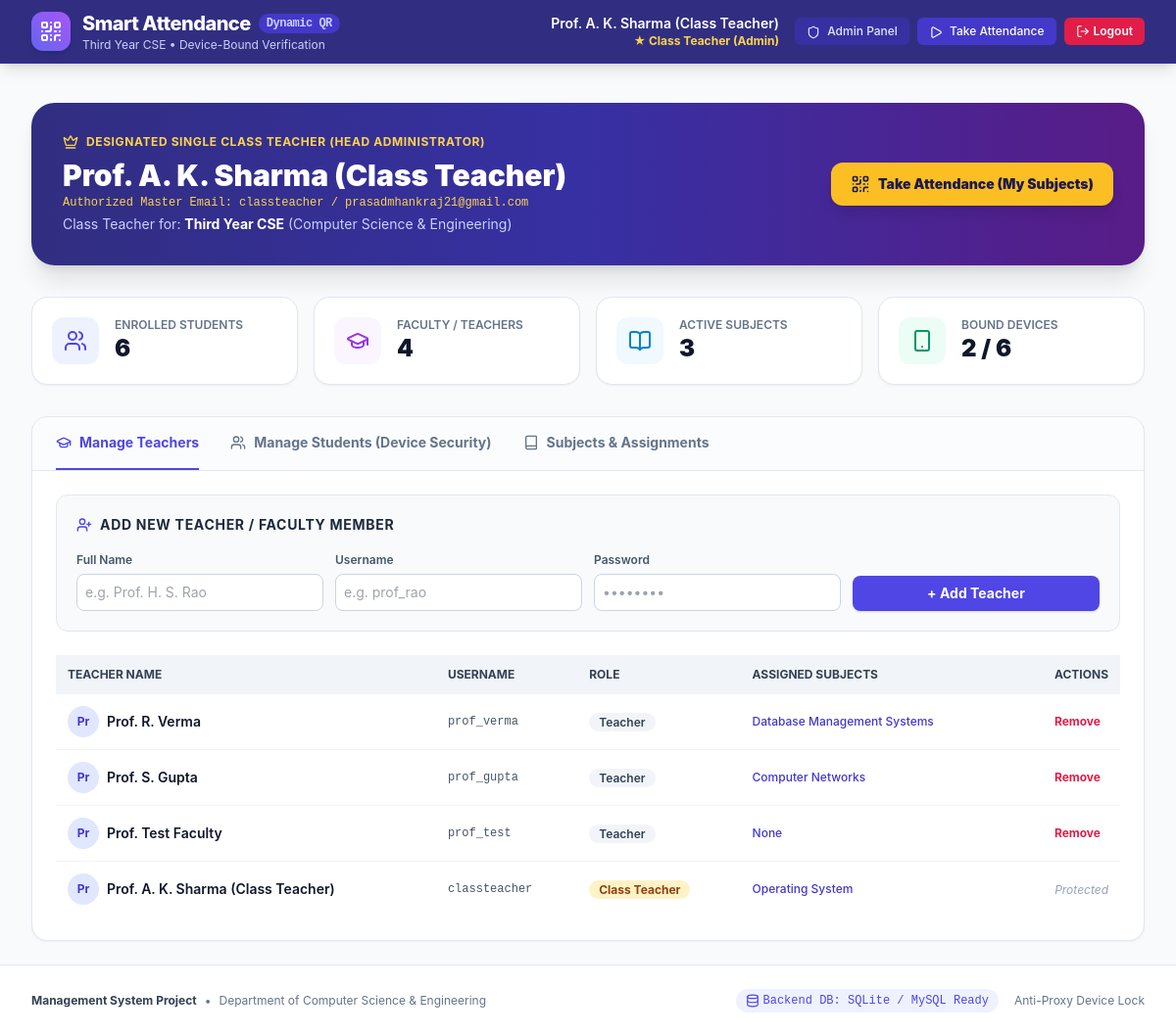
Screenshot of /class-teacher (signed in) with the database file from the repository.
### tables this page shows
CREATE TABLE users (
                id INTEGER PRIMARY KEY AUTOINCREMENT,
                username TEXT NOT NULL UNIQUE,
                password_hash TEXT NOT NULL,
                full_name TEXT NOT NULL,
                email TEXT,
                role TEXT NOT NULL CHECK (role IN ('class_teacher', 'teacher', 'student')),
                class_id INTEGER NULL REFERENCES classes(id) ON DELETE SET NULL,
                roll_no TEXT NULL,
                bound_device_id TEXT NULL,
                bound_at TIMESTAMP NULL,
                created_at TIMESTAMP DEFAULT CURRENT_TIMESTAMP
            );

### app.py (the view)
@app.route('/class-teacher')
def class_teacher_dashboard():
    if session.get('role') != 'class_teacher':
        flash("Unauthorized. Only the designated Class Teacher has administrative access.", "danger")
        return redirect(url_for('index'))
    teachers = db.get_teachers()
    students = db.get_students()
    subjects = db.get_all_subjects()
    classes = db.get_classes()
    return render_template('class_teacher.html',
                           teachers=teachers,
                           students=students,
                           subjects=subjects,
                           classes=classes)

### templates/class_teacher.html (shortened to what this page needs)
{% extends "base.html" %}
{% block content %}
<div class="space-y-8">
  <div class="bg-gradient-to-r from-indigo-900 via-indigo-800 to-purple-900 text-white p-6 sm:p-8 rounded-3xl shadow-xl flex flex-col md:flex-row md:items-center justify-between gap-6">
    <div>
      <div class="flex items-center space-x-2 text-amber-300 text-xs font-bold uppercase tracking-wider mb-2">
        <i data-lucide="crown" class="w-4 h-4"></i>
        <span>Designated Single Class Teacher (Head Administrator)</span>
      </div>
      <h1 class="text-2xl sm:text-3xl font-black">{{ session.get('full_name') }}</h1>
      <p class="text-amber-300 font-mono text-xs mt-0.5">Authorized Master Email: {{ session.get('username') }} / prasadmhankraj21@gmail.com</p>
      <p class="text-indigo-200 text-sm mt-1">Class Teacher for: <strong class="text-white">Third Year CSE</strong> (Computer Science & Engineering)</p>
    </div>
    <div class="flex flex-wrap items-center gap-3">
      <a href="/teacher" class="bg-amber-400 hover:bg-amber-300 text-indigo-950 font-black px-5 py-3 rounded-xl shadow-lg transition flex items-center space-x-2 text-sm">
        <i data-lucide="qr-code" class="w-5 h-5"></i>
        <span>Take Attendance (My Subjects)</span>
      </a>
    </div>
  </div>
  <div class="grid grid-cols-1 sm:grid-cols-2 lg:grid-cols-4 gap-4">
    <div class="bg-white p-5 rounded-2xl border border-slate-200 shadow-sm flex items-center space-x-4">
      <div class="w-12 h-12 bg-indigo-50 text-indigo-600 rounded-xl flex items-center justify-center">
        <i data-lucide="users" class="w-6 h-6"></i>
      </div>
      <div>
        <p class="text-xs font-semibold text-slate-500 uppercase">Enrolled Students</p>
        <p class="text-2xl font-black text-slate-900">{{ students|length }}</p>
      </div>
    </div>
    <div class="bg-white p-5 rounded-2xl border border-slate-200 shadow-sm flex items-center space-x-4">
      <div class="w-12 h-12 bg-purple-50 text-purple-600 rounded-xl flex items-center justify-center">
        <i data-lucide="graduation-cap" class="w-6 h-6"></i>
      </div>
      <div>
        <p class="text-xs font-semibold text-slate-500 uppercase">Faculty / Teachers</p>
        <p class="text-2xl font-black text-slate-900">{{ teachers|length }}</p>
      </div>
    </div>
    <div class="bg-white p-5 rounded-2xl border border-slate-200 shadow-sm flex items-center space-x-4">
      <div class="w-12 h-12 bg-sky-50 text-sky-600 rounded-xl flex items-center justify-center">
        <i data-lucide="book-open" class="w-6 h-6"></i>
      </div>
      <div>
        <p class="text-xs font-semibold text-slate-500 uppercase">Active Subjects</p>
        <p class="text-2xl font-black text-slate-900">{{ subjects|length }}</p>
      </div>
    </div>
    <div class="bg-white p-5 rounded-2xl border border-slate-200 shadow-sm flex items-center space-x-4">
      <div class="w-12 h-12 bg-emerald-50 text-emerald-600 rounded-xl flex items-center justify-center">
        <i data-lucide="smartphone" class="w-6 h-6"></i>
      </div>
      <div>
        <p class="text-xs font-semibold text-slate-500 uppercase">Bound Devices</p>
        <p class="text-2xl font-black text-slate-900">
          {{ students|selectattr('bound_device_id')|list|length }} / {{ students|length }}
        </p>
      </div>
    </div>
  </div>
  <div class="bg-white border border-slate-200 rounded-2xl shadow-sm overflow-hidden">
    <div class="flex border-b border-slate-200 px-6 pt-4 bg-slate-50/50 space-x-8">
      <button onclick="switchTab('tab-teachers')" id="btn-tab-teachers" class="tab-btn pb-4 font-bold text-sm border-b-2 border-indigo-600 text-indigo-600 flex items-center space-x-2">
        <i data-lucide="graduation-cap" class="w-4 h-4"></i>
        <span>Manage Teachers</span>
      </button>
      <button onclick="switchTab('tab-students')" id="btn-tab-students" class="tab-btn pb-4 font-bold text-sm border-b-2 border-transparent text-slate-500 hover:text-slate-800 flex items-center space-x-2">
        <i data-lucide="users" class="w-4 h-4"></i>
        <span>Manage Students (Device Security)</span>
      </button>
      <button onclick="switchTab('tab-subjects')" id="btn-tab-subjects" class="tab-btn pb-4 font-bold text-sm border-b-2 border-transparent text-slate-500 hover:text-slate-800 flex items-center space-x-2">
        <i data-lucide="book" class="w-4 h-4"></i>
        <span>Subjects & Assignments</span>
      </button>
    </div>
    <div id="tab-teachers" class="tab-pane p-6 space-y-6">
      <div class="bg-slate-50 p-5 rounded-xl border border-slate-200">
        <h3 class="text-sm font-bold text-slate-800 uppercase tracking-wider mb-3 flex items-center space-x-2">
          <i data-lucide="user-plus" class="w-4 h-4 text-indigo-600"></i>
          <span>Add New Teacher / Faculty Member</span>
        </h3>
        <form action="/api/class-teacher/add-teacher" method="POST" class="grid grid-cols-1 sm:grid-cols-2 md:grid-cols-4 gap-3">
          <div>
            <label class="text-xs font-semibold text-slate-600">Full Name</label>
            <input type="text" name="full_name" required placeholder="e.g. Prof. H. S. Rao"
                   class="w-full mt-1 p-2 text-sm border border-slate-300 rounded-lg outline-none focus:ring-2 focus:ring-indigo-500">
          </div>
          <div>
            <label class="text-xs font-semibold text-slate-600">Username</label>
            <input type="text" name="username" required placeholder="e.g. prof_rao"
                   class="w-full mt-1 p-2 text-sm border border-slate-300 rounded-lg outline-none focus:ring-2 focus:ring-indigo-500">
          </div>
          <div>
            <label class="text-xs font-semibold text-slate-600">Password</label>
            <input type="password" name="password" required placeholder="••••••••"
                   class="w-full mt-1 p-2 text-sm border border-slate-300 rounded-lg outline-none focus:ring-2 focus:ring-indigo-500">
          </div>
          <div class="flex items-end">
            <button type="submit" class="w-full bg-indigo-600 hover:bg-indigo-700 text-white font-bold py-2 px-4 rounded-lg text-sm shadow transition">
              + Add Teacher
            </button>
          </div>
        </form>
      </div>
      <div class="overflow-x-auto">
        <table class="w-full text-left text-sm text-slate-600">
          <thead class="bg-slate-100 text-xs uppercase font-bold text-slate-700">
            <tr>
              <th class="p-3">Teacher Name</th>
              <th class="p-3">Username</th>
              <th class="p-3">Role</th>
              <th class="p-3">Assigned Subjects</th>
              <th class="p-3 text-right">Actions</th>
            </tr>
          </thead>
          <tbody class="divide-y divide-slate-100">
            {% for t in teachers %}
            <tr class="hover:bg-slate-50 transition">
              <td class="p-3 font-semibold text-slate-900 flex items-center space-x-2">
                <div class="w-8 h-8 rounded-full bg-indigo-100 text-indigo-700 font-bold flex items-center justify-center text-xs">
                  {{ t.full_name[:2] }}
                </div>
                <span>{{ t.full_name }}</span>
              </td>
              <td class="p-3 font-mono text-xs">{{ t.username }}</td>
              <td class="p-3">
                {% if t.role == 'class_teacher' %}
                  <span class="bg-amber-100 text-amber-800 text-xs px-2.5 py-0.5 rounded-full font-bold">Class Teacher</span>
                {% else %}
                  <span class="bg-slate-100 text-slate-700 text-xs px-2.5 py-0.5 rounded-full font-semibold">Teacher</span>
                {% endif %}
              </td>
              <td class="p-3 text-xs text-indigo-700 font-medium">
                {{ t.assigned_subjects or 'None' }}
              </td>
              <td class="p-3 text-right">
                {% if t.role != 'class_teacher' %}
                <form action="/api/class-teacher/delete-teacher/{{ t.id }}" method="POST" onsubmit="return confirm('Are you sure you want to remove teacher {{ t.full_name }}?');" class="inline">
                  <button type="submit" class="text-rose-600 hover:text-rose-800 text-xs font-bold px-2 py-1 rounded hover:bg-rose-50 transition">
                    Remove
                  </button>
                </form>
                {% else %}
                <span class="text-xs text-slate-400 italic">Protected</span>
                {% endif %}
              </td>
            </tr>
            {% endfor %}
          </tbody>
        </table>
      </div>
    </div>
  </div>
</div>
{% endblock %}

### templates/base.html (shortened to what this page needs)
<!DOCTYPE html>
<html lang="en">
<head>
  <script src="https://cdn.tailwindcss.com"></script>
  <link rel="stylesheet" href="{{ url_for('static', filename='css/style.css') }}">
</head>
<body class="bg-slate-50 text-slate-800 flex flex-col min-h-screen">
  <header class="bg-indigo-900 text-white shadow-lg sticky top-0 z-40 border-b border-indigo-800">
    <div class="max-w-7xl mx-auto px-4 sm:px-6 lg:px-8">
      <div class="flex justify-between items-center h-16">
        <div class="flex items-center space-x-3">
          <div class="w-10 h-10 rounded-xl bg-gradient-to-tr from-indigo-500 to-purple-500 flex items-center justify-center shadow-md">
            <i data-lucide="qr-code" class="w-6 h-6 text-white"></i>
          </div>
          <div>
            <a href="/" class="font-extrabold text-lg sm:text-xl tracking-tight text-white flex items-center space-x-2">
              <span>Smart Attendance</span>
              <span class="text-xs bg-indigo-700 text-indigo-200 px-2 py-0.5 rounded-full font-mono">Dynamic QR</span>
            </a>
            <p class="text-xs text-indigo-200 hidden sm:block">Third Year CSE • Device-Bound Verification</p>
          </div>
        </div>
        {% if session.get('user_id') %}
        <div class="flex items-center space-x-4">
          <div class="hidden md:flex flex-col text-right">
            <span class="text-sm font-semibold text-white">{{ session.get('full_name') }}</span>
            <span class="text-xs text-indigo-300 capitalize">
              {% if session.get('role') == 'class_teacher' %}
                <span class="text-amber-300 font-bold">★ Class Teacher (Admin)</span>
              {% elif session.get('role') == 'teacher' %}
                <span>Faculty / Teacher</span>
              {% else %}
                <span>Student • {{ session.get('roll_no', '') }}</span>
              {% endif %}
            </span>
          </div>
          <nav class="flex items-center space-x-2">
            {% if session.get('role') == 'class_teacher' %}
              <a href="/class-teacher" class="text-xs bg-indigo-800 hover:bg-indigo-700 text-indigo-100 px-3 py-1.5 rounded-md font-medium transition">
                <i data-lucide="shield" class="w-3.5 h-3.5 inline mr-1"></i> Admin Panel
              </a>
              <a href="/teacher" class="text-xs bg-indigo-700 hover:bg-indigo-600 text-white px-3 py-1.5 rounded-md font-medium transition">
                <i data-lucide="play" class="w-3.5 h-3.5 inline mr-1"></i> Take Attendance
              </a>
            {% elif session.get('role') == 'teacher' %}
              <a href="/teacher" class="text-xs bg-indigo-700 hover:bg-indigo-600 text-white px-3 py-1.5 rounded-md font-medium transition">
                <i data-lucide="calendar" class="w-3.5 h-3.5 inline mr-1"></i> Attendance Sessions
              </a>
            {% elif session.get('role') == 'student' %}
              <a href="/student" class="text-xs bg-indigo-700 hover:bg-indigo-600 text-white px-3 py-1.5 rounded-md font-medium transition">
                <i data-lucide="user" class="w-3.5 h-3.5 inline mr-1"></i> My Dashboard
              </a>
            {% endif %}
            <a href="/logout"
               id="logout-btn"
               onclick="return handleLogout(event);"
               class="text-xs bg-rose-600 hover:bg-rose-700 text-white px-3 py-1.5 rounded-md font-semibold transition flex items-center space-x-1 shadow-sm">
              <i data-lucide="log-out" class="w-3.5 h-3.5"></i>
              <span>Logout</span>
            </a>
          </nav>
        </div>
        {% else %}
        <div>
          <a href="/login" class="text-xs bg-white text-indigo-900 hover:bg-indigo-50 font-bold px-4 py-2 rounded-lg shadow-sm transition">
            Sign In
          </a>
        </div>
        {% endif %}
      </div>
    </div>
  </header>
  <main class="flex-grow max-w-7xl w-full mx-auto px-4 sm:px-6 lg:px-8 py-6">
    {% block content %}{% endblock %}
  </main>
  <footer class="bg-white border-t border-slate-200 py-6 text-slate-500 text-xs no-print mt-auto">
    <div class="max-w-7xl mx-auto px-4 sm:px-6 lg:px-8 flex flex-col sm:flex-row items-center justify-between gap-4">
      <div class="flex items-center space-x-2">
        <span class="font-bold text-slate-700">Management System Project</span>
        <span>•</span>
        <span class="text-slate-500">Department of Computer Science & Engineering</span>
      </div>
      <div class="flex items-center space-x-4">
        <span class="inline-flex items-center text-xs text-indigo-600 bg-indigo-50 px-2.5 py-1 rounded-full font-mono">
          <i data-lucide="database" class="w-3.5 h-3.5 mr-1"></i>
          Backend DB: {% if config.USE_MYSQL %}MySQL (Port 3306){% else %}SQLite / MySQL Ready{% endif %}
        </span>
        <span>Anti-Proxy Device Lock</span>
      </div>
    </div>
  </footer>
</body>
</html>

### rows the page displays
users: get "Prof. A. K. Sharma (Class Teacher)", get "classteacher", full_name "Pr", full_name "Prof. A. K. Sharma (Class Teacher)", username "classteacher", role "Class Teacher", assigned_subjects "Operating System"
users: full_name "Pr", full_name "Prof. R. Verma", username "prof_verma", role "Teacher", assigned_subjects "Database Management Systems"
users: full_name "Pr", full_name "Prof. S. Gupta", username "prof_gupta", role "Teacher", assigned_subjects "Computer Networks"
users: full_name "Pr", full_name "Prof. Test Faculty", username "prof_test", role "Teacher", assigned_subjects "None"

### other values shown
{{ students|length }} "6"
{{ teachers|length }} "4"
{{ subjects|length }} "3"
{{ students|selectattr('bound_device_id')|list|length }} "2"
